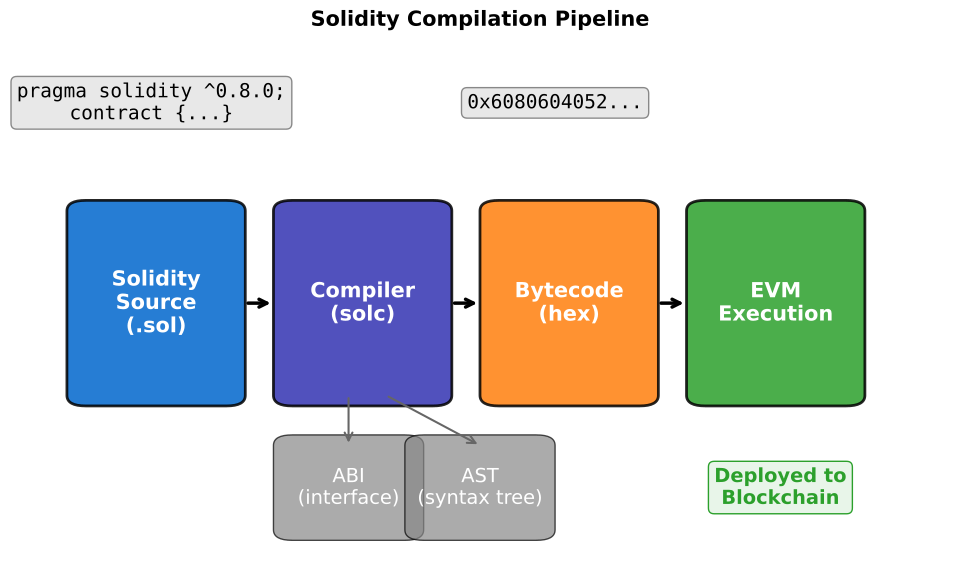

This chart was generated by the following Python code:
"""
Solidity Compilation Flow
Shows the path from Solidity source to EVM bytecode
"""

import matplotlib.pyplot as plt
import matplotlib.patches as mpatches
from matplotlib.patches import FancyBboxPatch, FancyArrowPatch
import numpy as np
from pathlib import Path

CHART_METADATA = {
    'title': 'Solidity Compilation Flow',
    'url': 'https://github.com/Digital-AI-Finance/Blockchain_Crypto/tree/main/Module_B_Ethereum_Smart_Contracts/L15_Solidity_Fundamentals/charts/01_solidity_compilation_flow'
}

plt.rcParams.update({
    'font.size': 14,
    'axes.labelsize': 14,
    'axes.titlesize': 16,
    'xtick.labelsize': 12,
    'ytick.labelsize': 12,
    'legend.fontsize': 12,
    'figure.figsize': (10, 6),
    'figure.dpi': 150
})

MLPURPLE = '#3333B2'
MLBLUE = '#0066CC'
MLORANGE = '#FF7F0E'
MLGREEN = '#2CA02C'
MLRED = '#D62728'

fig, ax = plt.subplots(figsize=(10, 6))

# Define boxes for compilation stages
stages = [
    {'name': 'Solidity\nSource\n(.sol)', 'x': 0.08, 'color': MLBLUE},
    {'name': 'Compiler\n(solc)', 'x': 0.30, 'color': MLPURPLE},
    {'name': 'Bytecode\n(hex)', 'x': 0.52, 'color': MLORANGE},
    {'name': 'EVM\nExecution', 'x': 0.74, 'color': MLGREEN},
]

box_width = 0.15
box_height = 0.35
y_center = 0.5

for stage in stages:
    box = FancyBboxPatch((stage['x'], y_center - box_height/2), box_width, box_height,
                          boxstyle="round,pad=0.02", facecolor=stage['color'],
                          edgecolor='black', linewidth=2, alpha=0.85)
    ax.add_patch(box)
    ax.text(stage['x'] + box_width/2, y_center, stage['name'],
            ha='center', va='center', fontsize=15, fontweight='bold', color='white')

# Add arrows between stages
arrow_y = y_center
for i in range(len(stages) - 1):
    ax.annotate('', xy=(stages[i+1]['x'] - 0.02, arrow_y),
                xytext=(stages[i]['x'] + box_width + 0.02, arrow_y),
                arrowprops=dict(arrowstyle='->', color='black', lw=2.5))

# Add outputs from compiler
outputs = [
    {'name': 'ABI\n(interface)', 'x': 0.30, 'y': 0.15, 'color': '#888'},
    {'name': 'AST\n(syntax tree)', 'x': 0.44, 'y': 0.15, 'color': '#888'},
]

for output in outputs:
    box = FancyBboxPatch((output['x'], output['y'] - 0.08), 0.12, 0.16,
                          boxstyle="round,pad=0.02", facecolor=output['color'],
                          edgecolor='black', linewidth=1, alpha=0.7)
    ax.add_patch(box)
    ax.text(output['x'] + 0.06, output['y'], output['name'],
            ha='center', va='center', fontsize=14, color='white')

# Arrows from compiler to outputs
ax.annotate('', xy=(0.36, 0.23), xytext=(0.36, y_center - box_height/2),
            arrowprops=dict(arrowstyle='->', color='#666', lw=1.5))
ax.annotate('', xy=(0.50, 0.23), xytext=(0.40, y_center - box_height/2),
            arrowprops=dict(arrowstyle='->', color='#666', lw=1.5))

# Add annotations
ax.text(0.15, 0.88, 'pragma solidity ^0.8.0;\ncontract {...}',
        fontsize=14, family='monospace', ha='center', va='center',
        bbox=dict(boxstyle='round', facecolor='#E8E8E8', edgecolor='#888'))

ax.text(0.58, 0.88, '0x6080604052...',
        fontsize=14, family='monospace', ha='center', va='center',
        bbox=dict(boxstyle='round', facecolor='#E8E8E8', edgecolor='#888'))

# Key insight
props = dict(boxstyle='round,pad=0.3', facecolor='#E8F5E9', edgecolor=MLGREEN)
ax.text(0.82, 0.15, 'Deployed to\nBlockchain',
        ha='center', va='center', fontsize=14, fontweight='bold',
        bbox=props, color=MLGREEN)

ax.set_xlim(0, 1)
ax.set_ylim(0, 1)
ax.axis('off')

ax.set_title('Solidity Compilation Pipeline', fontweight='bold', fontsize=15, pad=10)
plt.tight_layout()

output_path = Path(__file__).parent / 'chart.pdf'
plt.savefig(output_path, bbox_inches='tight', dpi=300)
print(f"Chart saved to: {output_path.absolute()}")
plt.close()
